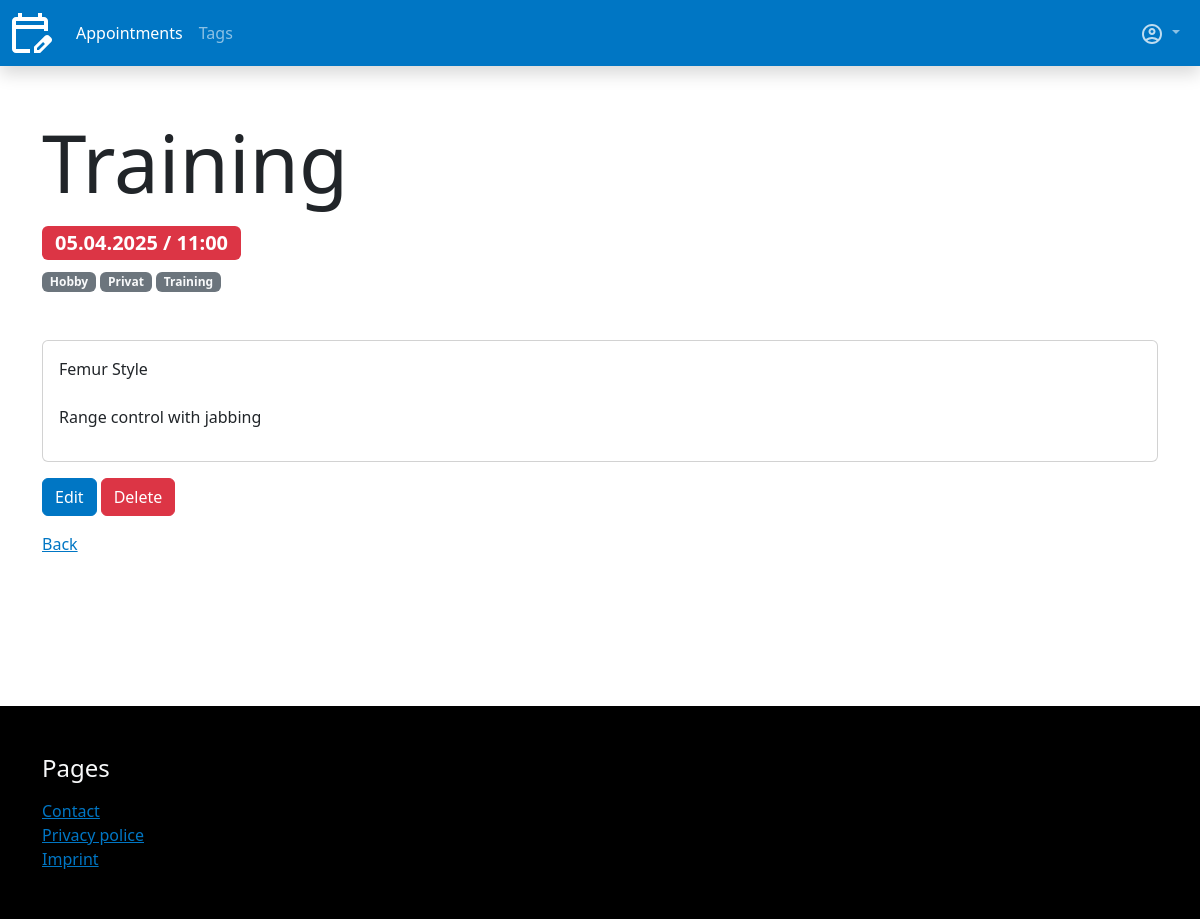
The page /app/appointments/26/ (signed in) on the database as committed earlier.
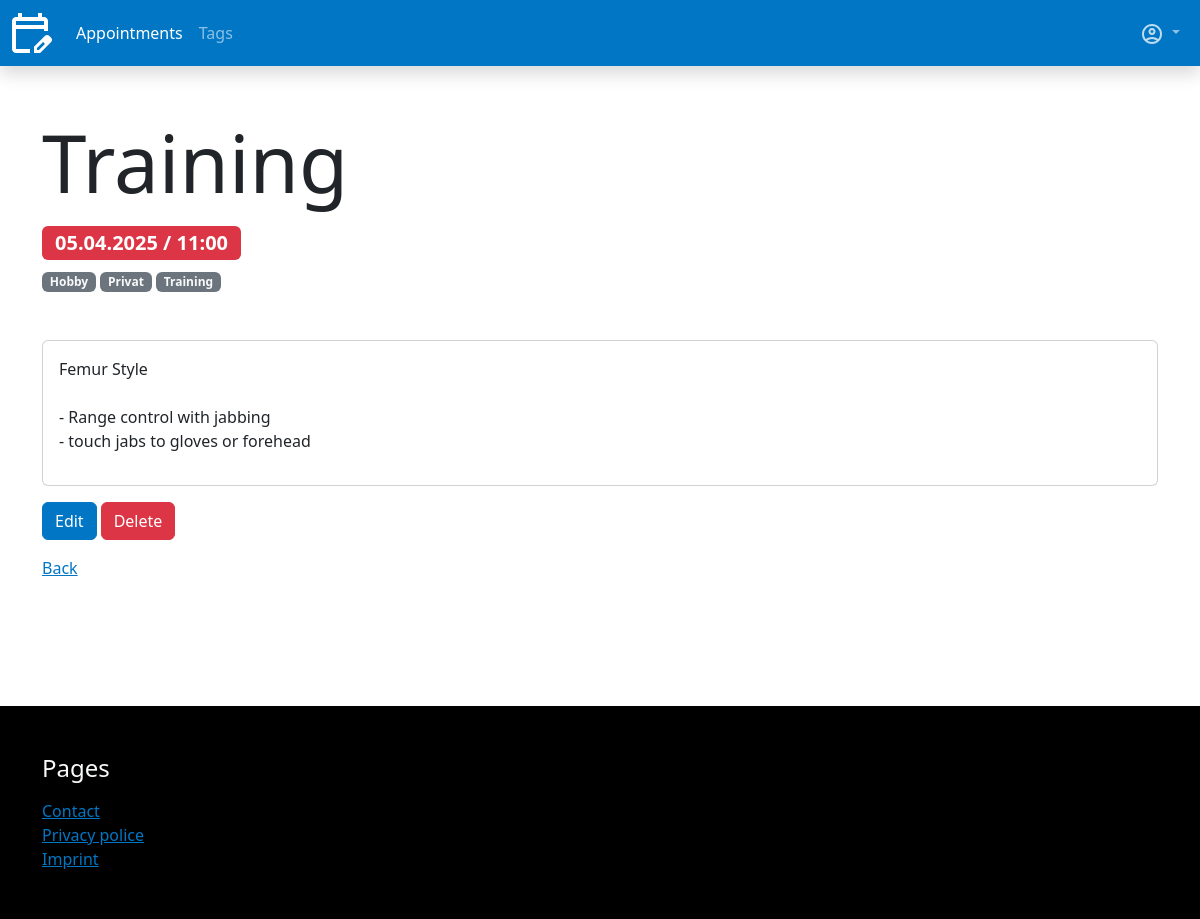
The same page on the database as committed later.
### appointments/models.py (models this page shows, shortened)
class Appointment(models.Model):
    user = models.ForeignKey(User, on_delete=models.CASCADE, verbose_name=_("User"))
    title = models.CharField(max_length=255, verbose_name=_("Title"))
    description = models.TextField(verbose_name=_("Description"), null=True, blank=True)
    date = models.DateTimeField(default=datetime.now, verbose_name=_("Datetime"))
    tags = models.ManyToManyField(Tag, blank=True, verbose_name=_("Tags"), related_name="appointments")
    created = models.DateTimeField(auto_now_add=True, verbose_name=_("Created"))
    updated = models.DateTimeField(auto_now=True, verbose_name=_("Updated"))
    @admin.display(description="Expired")
    def is_expired(self):
        utc = ZoneInfo("UTC")
        current_date_time = datetime.now(tz=utc)
        return self.date < current_date_time
    class Meta:
        verbose_name = _("Appointment")
        ordering = [
            "-date",
        ]

### appointments/views/appointments.py (the view)
# urls.py: path("appointments/<int:pk>/", appointments.show, name="show"),
@login_required(login_url="sevo_user:sign_in")
def show(request, pk):
    model = get_object_or_404(Appointment, pk=pk, user=request.user)
    return render(request, "appointments/show.html", {
        "title": model.title,
        "appointment": model
    })

### template_tags/templatetags/app_tags.py (called while the page is built)
@register.simple_tag
def active_site(path, name):
    path_splitted = path.split("/")
    path_compare = path_splitted[2]
    if name in path_compare:
        return "active"

### appointments/templates/appointments/show.html (shortened to what this page needs)
{% extends "base.html" %}
{% load i18n %}
{% load i18n %}
{% block content %}
    <h1 class="display-1 mb-3">{{ title }}</h1>
    <div class="mb-2">
        <span class="badge {% if appointment.is_expired %}text-bg-danger{% else %}text-bg-success{% endif %} fs-5">{{ appointment.date|date:"d.m.Y / H:i" }}</span>
    </div>
    <div class="mb-5">
        {% for tag in appointment.tags.all %}
            <span class="badge text-bg-secondary">
                <a class="link-light link-underline-opacity-0" href="{% url "appointments:tags_show" pk=tag.pk %}">
                    {{ tag.title }}
                </a>
            </span>
        {% endfor %}
    </div>
    {% if appointment.description %}
        <div class="card mb-3">
            <div class="card-body">
                <p>{{ appointment.description|linebreaksbr }}</p>
            </div>
        </div>
    {% endif %}
    <div class="d-flex gap-1">
        <a class="btn btn-primary" href="{% url "appointments:update" pk=appointment.pk %}">{% trans "Edit" %}</a>
        <a class="btn btn-danger" href="{% url "appointments:delete" pk=appointment.pk %}">{% trans "Delete" %}</a>
    </div>
    {% include "./partials/_back_link.html" %}
{% endblock %}

Rows that differ between the two databases and show on the page:
changed Appointment "Training": description "Femur Style Range control with jabbing" → "Femur Style - Range control with jabbing - touch jabs to gloves or forehead"
